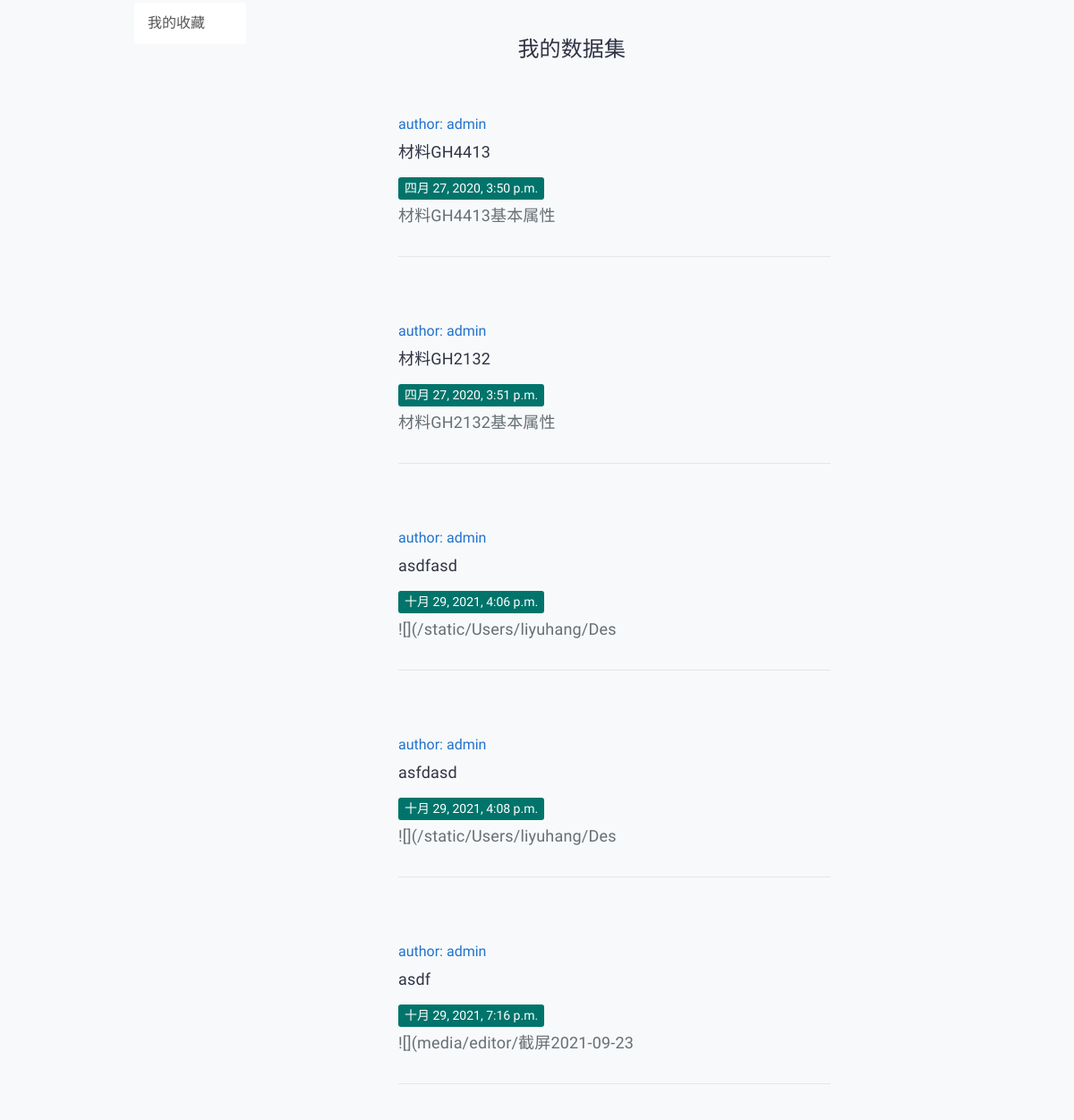
The page /question/my_center/ (signed in, lower part) on the database as committed earlier.
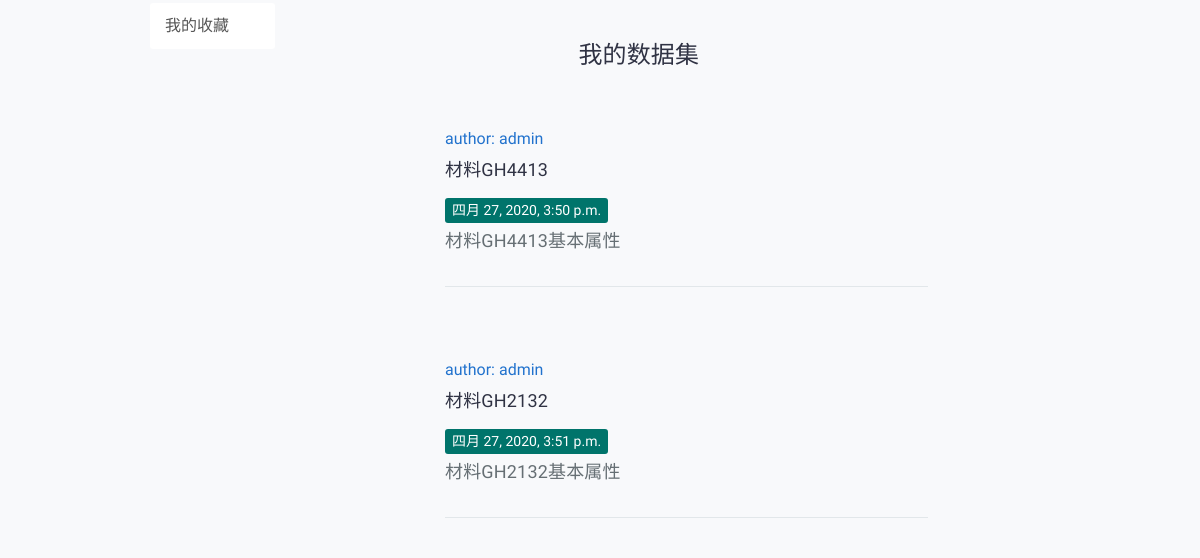
The same page on the database as committed later.
### QuestionApp/models.py (models this page shows, shortened)
class Question(models.Model):
    user = models.ForeignKey(User, verbose_name='提问者', related_name='questions', on_delete=models.CASCADE)
    questionTitle = models.CharField('问题标题', max_length=40, unique=True, blank=False)
    questionCategory = models.ForeignKey('CategoryApp.Category', verbose_name='板块名称', on_delete=models.CASCADE)
    questionDescription = models.TextField('详细描述')
    created = models.DateTimeField(default=timezone.now, verbose_name='发布日期')
    publishDate = models.DateTimeField(auto_now=True, verbose_name='更新日期')
    goodNum = models.IntegerField(default=0, verbose_name='赞数')
    badNum = models.IntegerField(default=0, verbose_name='反对数')
    grade = models.IntegerField(default=0, verbose_name='综合质量')
    collect = models.ManyToManyField(User, related_name='collect_question', verbose_name='收藏', blank=True)
    users_like = models.ManyToManyField(User, related_name="questions_like", blank=True)
    users_unlike = models.ManyToManyField(User, related_name="questions_unlike", blank=True)
    views = models.IntegerField(default=0, verbose_name="阅读次数")

### QuestionApp/views.py (the view)
# urls.py: path('my_center/',views.my_center,name='my_center'),
def my_center(request):
    username = request.user.username
    is_logged_in = True
    context = {
        'username': username,
        'is_logged_in': is_logged_in,
    }
    questions = request.user.questions.all()
    context['questions'] = questions
    return render(request, 'question/my_center.html', context=context)

### templates/question/my_center.html (shortened to what this page needs)
{% extends "index.html" %}
{% load static %}
{% block register %}
            {% load static %}
<div>
    <div class="col-sm-2">
        <div class="side-bar">
            <a class="list-group-item" href="{% url "account:my_collections" %}">我的收藏</a>
        </div>
    </div>
    <div class="col-sm-9">
        <main id="tt-pageContent" class="tt-offset-small">
            <div class="container">
                <div class="tt-topic-list">
                    {% block list %}
                    <div class="tt-list-header">
                        <div class="tt-col-topic text-center">
                            <h3>我的数据集</h3>
                        </div>
                    </div>
                </div>
                {% for question in questions %}
                <div class="tt-item">
                    <div class="tt-single-topic">
                        <div class="tt-item-header pt-noborder">
                            <div class="tt-item-header info-top">
                                <div class="tt-avater-title">
                                    <a href="#">author: {{ question.user }}</a>
                                </div>
                                <div class="tt-item-title">
                                    <a href="../{{question.id}}">{{question.questionTitle}}</a>
                                </div>
                                <div class="tt-item-tag">
                                    <ul class="tt-list-badge">
                                        <li><a href="#"><span
                                                    class="tt-color09 tt-badge">{{ question.created }}</span></a></li>
                                    </ul>
                                </div>
                                <div class="tt-item-title">
                                    <p>{{ question.questionDescription | truncatechars:"30"}}</p>
                                </div>
                            </div>
                        </div>
                    </div>
                </div>
                {% endfor %}
                    {% endblock %}
            </div>
        </div>
    </main>
{% endblock %}

Rows that differ between the two databases and show on the page:
removed Question: user "admin", questionTitle "asdfasd", created "十月 29, 2021, 4:06 p.m.", questionDescription "![](/static/Users/liyuhang/Des"
removed Question: user "admin", questionTitle "asfdasd", created "十月 29, 2021, 4:08 p.m.", questionDescription "![](/static/Users/liyuhang/Des"
removed Question: user "admin", questionTitle "asdf", created "十月 29, 2021, 7:16 p.m.", questionDescription "![](media/editor/截屏2021-09-23"
